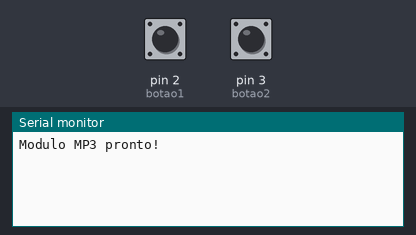
The sketch below on a simulated Arduino Mega 2560, built with avr-gcc and run on an emulated ATmega2560. Shown: the last lines printed to the serial monitor. The test bench sets the inputs (shaded band); at power-on: pin 2 (botao1) HIGH, pin 3 (botao2) HIGH. The audio player accepts every command and is not drawn.

Above: at 1.7 s.
1.8 s: pin 2 (botao1) pulled LOW for 0.15 s
At 3.1 s:
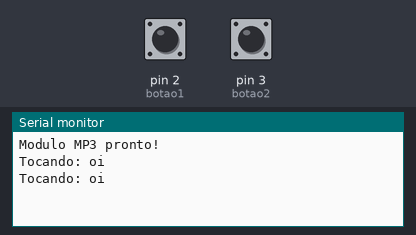
3.4 s: pin 3 (botao2) pulled LOW for 0.15 s
At 4.6 s:
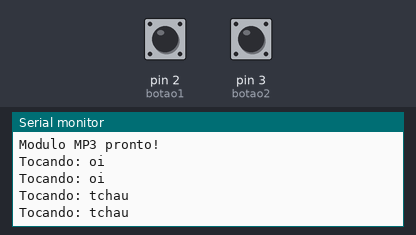

The sketch:

FalaPlaca.ino
```cpp
#include <DFRobotDFPlayerMini.h>

#define moduloMP3 Serial1
DFRobotDFPlayerMini mp3;

const int botao1 = 2;
const int botao2 = 3;

// estado estável confirmado (depois do debounce)
int estadoBotao1 = HIGH;
int estadoBotao2 = HIGH;

// última leitura crua (pode estar "chiando")
int ultimaLeitura1 = HIGH;
int ultimaLeitura2 = HIGH;

// instante da última vez que a leitura crua mudou
unsigned long ultimaMudanca1 = 0;
unsigned long ultimaMudanca2 = 0;

const unsigned long debounce = 50; // 50ms de estabilização

void setup() {
  Serial.begin(9600);
  moduloMP3.begin(9600);

  pinMode(botao1, INPUT_PULLUP);
  pinMode(botao2, INPUT_PULLUP);

  if (!mp3.begin(moduloMP3)) {
    Serial.println("Erro ao iniciar o modulo MP3.");
    while (true);
  }

  mp3.volume(20);
  Serial.println("Modulo MP3 pronto!");
}

void loop() {
  unsigned long agora = millis();

  // ---- Botão 1 ----
  int leitura1 = digitalRead(botao1);
  if (leitura1 != ultimaLeitura1) {
    ultimaMudanca1 = agora;      // leitura mudou: reinicia o timer de estabilização
    ultimaLeitura1 = leitura1;
  }
  // só aceita a leitura depois que ela ficou estável por 'debounce' ms
  if ((agora - ultimaMudanca1) > debounce && leitura1 != estadoBotao1) {
    estadoBotao1 = leitura1;     // estado mudou DE VERDADE
    mp3.playFolder(1, 1);        // dispara nos dois sentidos (travar E destravar)
    Serial.println("Tocando: oi");
  }

  // ---- Botão 2 ----
  int leitura2 = digitalRead(botao2);
  if (leitura2 != ultimaLeitura2) {
    ultimaMudanca2 = agora;
    ultimaLeitura2 = leitura2;
  }
  if ((agora - ultimaMudanca2) > debounce && leitura2 != estadoBotao2) {
    estadoBotao2 = leitura2;
    mp3.playFolder(1, 2);
    Serial.println("Tocando: tchau");
  }
}
```

Measured:
- after the input at 1.8 s, the serial monitor: prints a new line after 0.08 s (image 1)
- after the input at 3.4 s, the serial monitor: prints a new line after 0.08 s (image 2)
